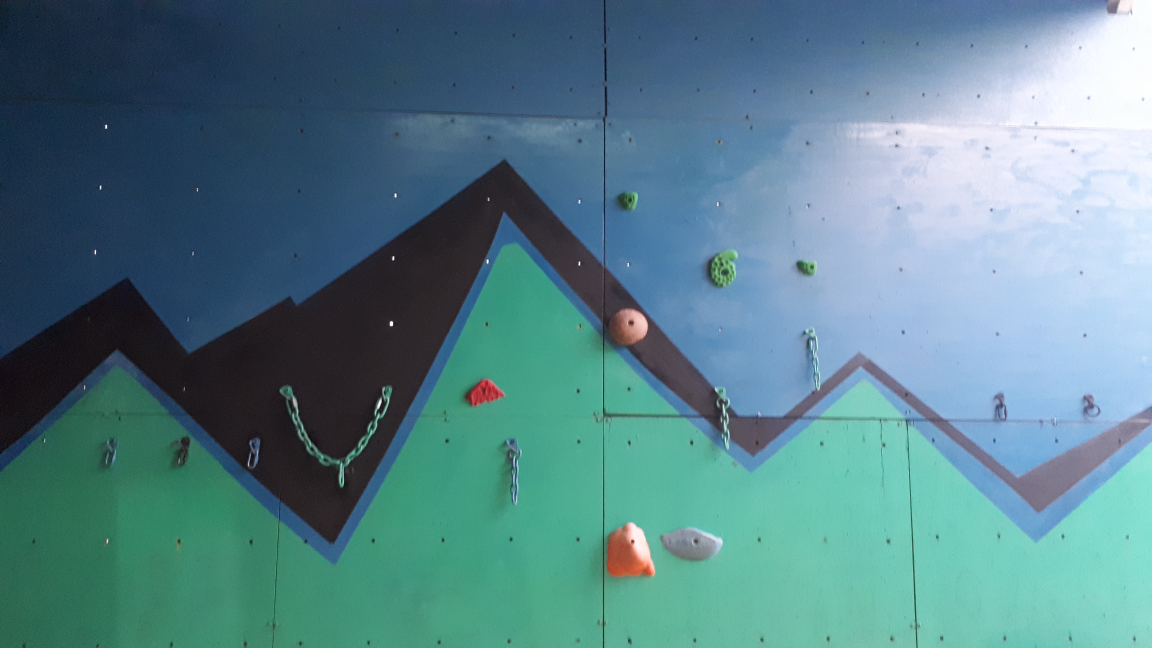
#> input picture pictures/wall/wall_pieces/20190402_190101.jpg, 4608 x 2592 px, given in place of , which was not available (shown at 1/4 size)
$ python wall_parameters.py
#> lines starting #> are read from the running program, lines starting #| are printed output that depends on the picture; after the words box and inside, x2 and y2 are one past the last pixel; in counts of white or black regions, pixels touching at a corner belong together; pictures that were not available may be replaced by others from this repository, and a replacement may not be noted
"""Here there are a trackbarre. It's here you can
visualize the objects without the wall !

If you want quit it, you just have to press "q"

It'll write into a file and save it
"""

#os for operation on files
import os

#CV2 is a library for picture treatment
import cv2

#Numpy here is for transform picture to array
import numpy as np


def tracker(image):

#> called with image = ''
    def nothing(x):
        pass

    #Window with commands.
    cv2.namedWindow("Tracking")
    cv2.createTrackbar("LH", "Tracking", 0, 255, nothing)
#> slider 'LH' is set to 51
    cv2.createTrackbar("LS", "Tracking", 0, 255, nothing)
#> slider 'LS' is set to 51
    cv2.createTrackbar("LV", "Tracking", 0, 255, nothing)
#> slider 'LV' is set to 51
    cv2.createTrackbar("UH", "Tracking", 255, 255, nothing)
    cv2.createTrackbar("US", "Tracking", 255, 255, nothing)
    cv2.createTrackbar("UV", "Tracking", 255, 255, nothing)

    #Save parameters into list
    liste = []
    #localisation of saved paramaters
    data_position1 = "../info_data/trackbaretop.txt"
    data_position2 = "../info_data/trackbarebot.txt"

    while True:


        #read and resize picture.
        img = cv2.resize(cv2.imread(image), (500, 500))
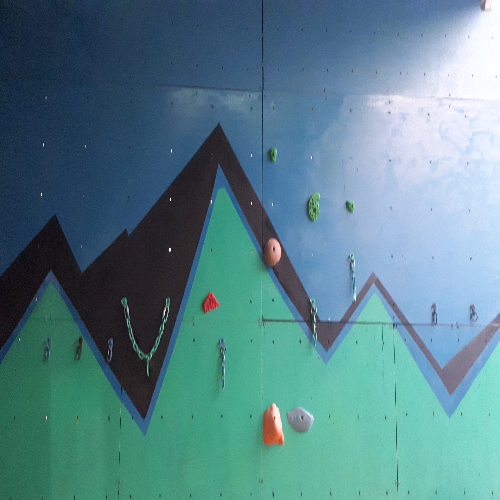
#> img: shape (500, 500, 3); mean B, G, R 138.4, 129.9, 87.9


        #Transform picture BGR to HSV
        hsv = cv2.cvtColor(img, cv2.COLOR_BGR2HSV)
#> hsv: shape (500, 500, 3); mean H, S, V 102.1, 109.2, 146.7


        #Parameters in action on picture
        l_h = cv2.getTrackbarPos("LH", "Tracking")
        l_s = cv2.getTrackbarPos("LS", "Tracking")
        l_v = cv2.getTrackbarPos("LV", "Tracking")
        u_h = cv2.getTrackbarPos("UH", "Tracking")
        u_s = cv2.getTrackbarPos("US", "Tracking")
        u_v = cv2.getTrackbarPos("UV", "Tracking")


        #By array modify pixels
        l_b = np.array([l_h, l_s, l_v])
        u_b = np.array([u_h, u_s, u_v])


        #Make a picture white and black with last parameters
        mask = cv2.inRange(hsv, l_b, u_b)
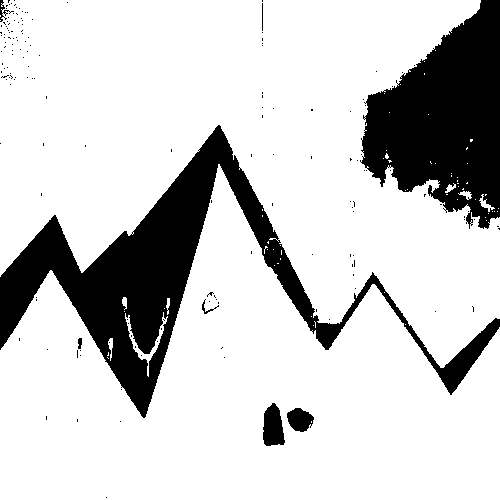
#> mask: shape (500, 500); 80.2% white; 165 black regions (157 under 20 px), largest, box (x1, y1, x2, y2) and area: (0, 125, 500, 418) 28186, (360, 0, 500, 229) 19715, (263, 403, 285, 446) 709
        #Last parameters in action on the current img
        res = cv2.bitwise_and(img, img, mask=mask)
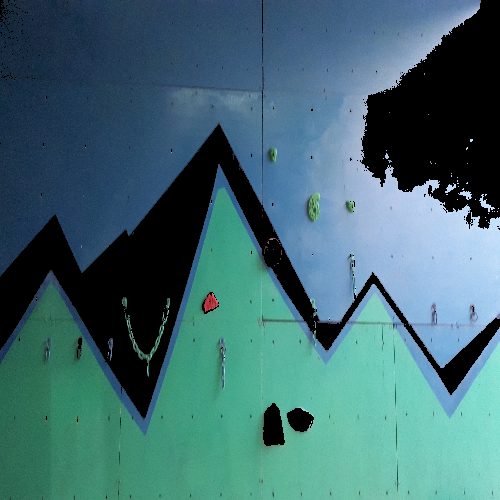
#> res: shape (500, 500, 3); mean B, G, R 112.9, 106.4, 64.4


        #Display all pictures.
        cv2.imshow("frame", img)
        cv2.imshow("mask", mask)
        cv2.imshow("res", res)


        #Here it actualise all seconds.
        #Press q and save parameters in file.
        #here -> info_data/trackabrre.py
        key = cv2.waitKey(1) & 0xff == ord('q')
#> (key q is pressed here)
        if key:

#> (the run stopped early here; a loop or call above may not have finished)
